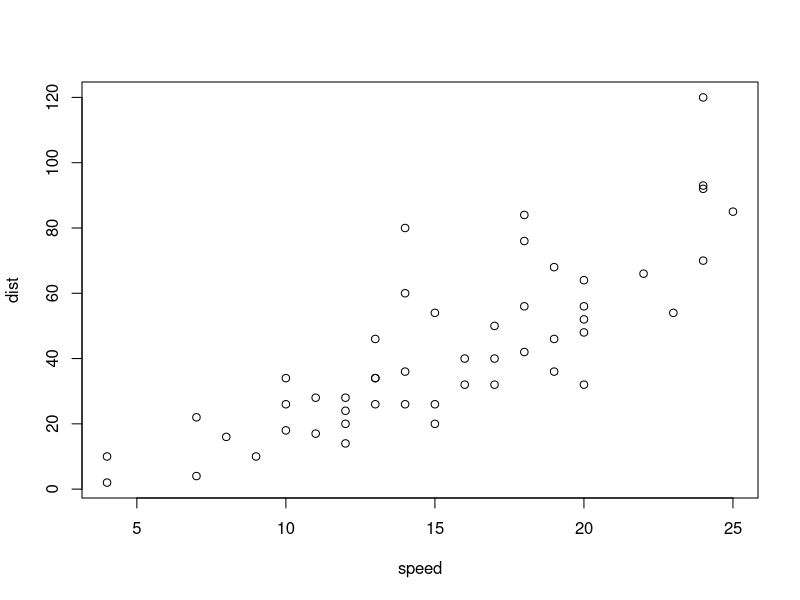
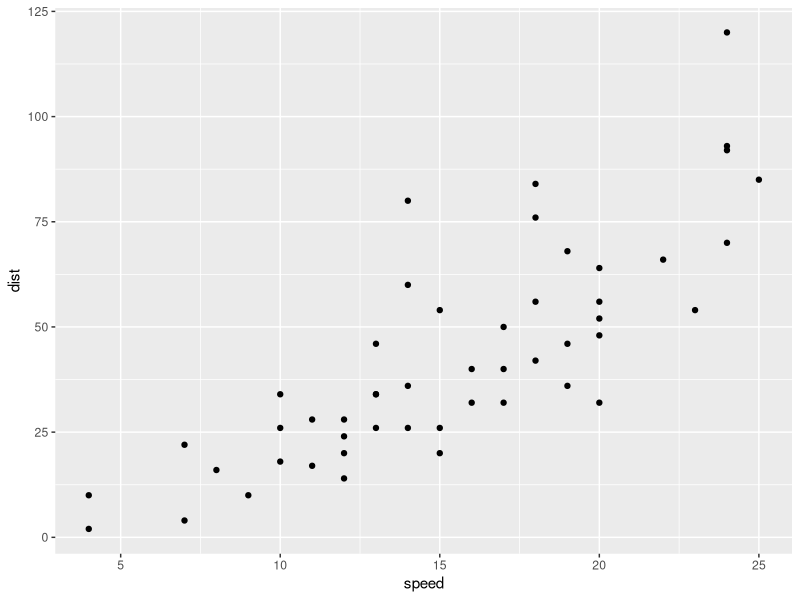

Write R code to recreate these figures, in order.
## ---- chunk 1
knitr::opts_chunk$set(fig.width=12, fig.height=8, fig.path='images/',
                      echo=FALSE, warning=FALSE, message=FALSE)
## ---- chunk 2
plot(cars)
## ---- chunk 3
library(ggplot2)
ggplot(data=cars, aes(x=speed, y=dist)) + geom_point()
